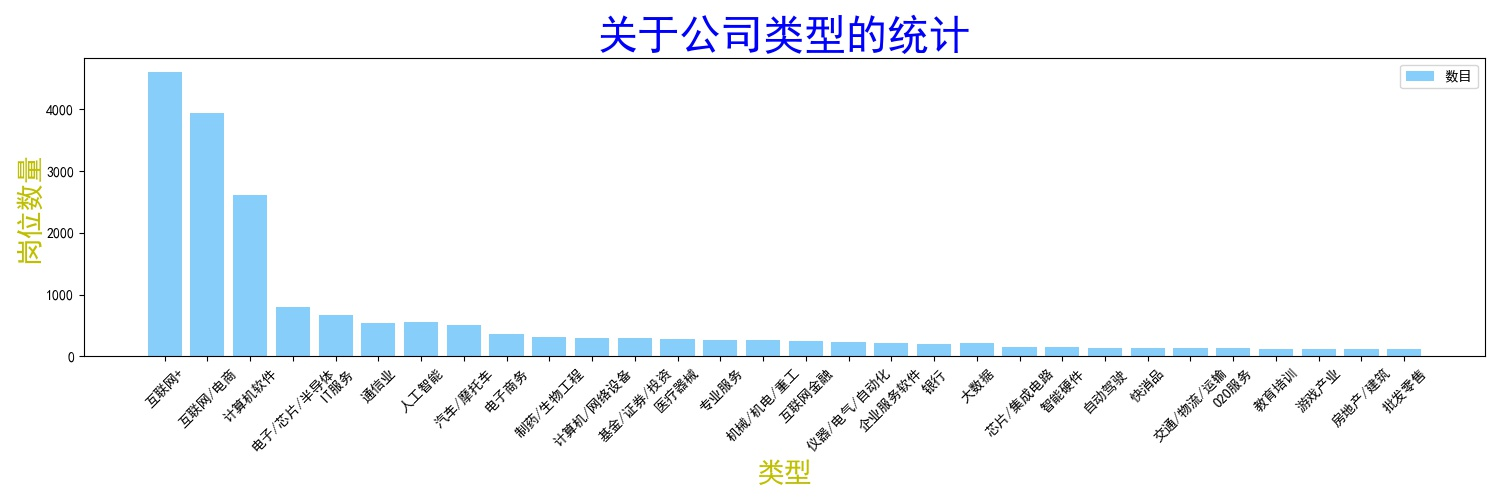

This figure's Python source:
# encoding='utf-8'
import pandas as pd
import matplotlib as mpl
import matplotlib.pylab as plt
import wordcloud
from imageio import imread


def analysis_data():
    # 显示的最大行数和列数，如果超额就显示省略号，这个指的是多少个dataFrame的列。
    # pd.set_option('display.max_rows', 30000)
    pd.set_option('display.max_columns', 20)
    pd.set_option('display.width', None)
    pd.set_option("display.unicode.ambiguous_as_wide", True)  # 输出列表标签与列对齐
    pd.set_option("display.unicode.east_asian_width", True)  # 输出列表标签与列对齐

    # 读取文件
    data = pd.read_excel("../数据分析/预处理文件.xlsx")

    sorts = ["java", "python", "数据分析", "算法", "Android", "前端"]

    print("所获取信息中关于公司类型的统计".center(100, "—"))
    tempStr = ['互联网+','互联网/电商','计算机软件','电子/芯片/半导体','IT服务','通信业','人工智能','汽车/摩托车','电子商务',
               '制药/生物工程','计算机/网络设备','基金/证券/投资','医疗器械','专业服务','机械/机电/重工','互联网金融','仪器/电气/自动化',
               '企业服务软件','银行','大数据','芯片/集成电路','智能硬件','自动驾驶','快消品','交通/物流/运输','O2O服务','教育培训',
               '游戏产业','房地产/建筑','批发零售' ]
    tempNum = []
    for i in range(len(tempStr)):
        print_name = data["公司信息"].str.contains(tempStr[i])
        number = print_name[print_name == 1].index
        tempNum.append(len(number))
        print("公司类型为'{}'的共有{}个".format(tempStr[i], len(number)))

    # 解决中文乱码问题
    mpl.rcParams['font.sans-serif'] = ['SimHei']
    mpl.rcParams['axes.unicode_minus'] = False
    plt.rcParams['font.size'] = 10  # 设置字体大小，全局有效
    # 创建窗口,分辨率:像素/英寸
    plt.figure(figsize=(15, 5), dpi=100)
    x = []
    y = []
    for i in range(len(tempStr)):
        x.append(tempStr[i])
        y.append(tempNum[i])
    # 绘制柱状图
    plt.bar(x, y, color='#87CEFA', alpha=1, label='数目')
    plt.title('关于公司类型的统计', fontproperties='SimHei', fontsize=30, color='b')
    # plt.tick_params(axis='x', labelsize=15)  # 设置x轴标签大小
    plt.xticks(rotation=45)
    plt.xlabel('类型', fontproperties='SimHei', fontsize=20, color='y')
    plt.ylabel('岗位数量', fontdict={'name': 'SimHei', 'size': '20', 'color': 'y'})
    plt.legend()  # 显示图例
    plt.tight_layout()  # 调整整体空白
    plt.subplots_adjust(wspace=0, hspace=0)  # 调整子图间距
    # plt.show()#显示图形
    plt.savefig('关于公司类型的统计.jpg')
    print("保存成功")


if __name__ == '__main__':
    analysis_data()
